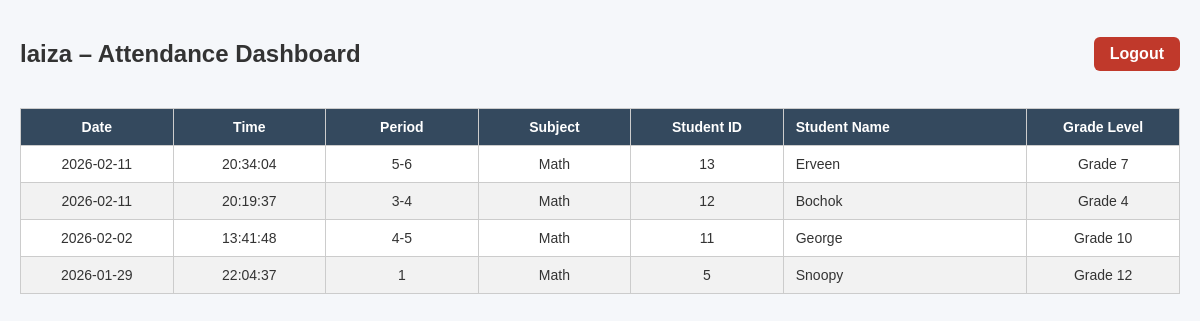
Page /dashboard (signed in) on the committed database.
### tables this page shows
CREATE TABLE "attendance_log" (
	"attendance_id"	TEXT UNIQUE,
	"student_id"	INTEGER,
	"teacher_id"	TEXT,
	"class_date"	INTEGER,
	"class_time"	INTEGER,
	"class_period"	TEXT,
	"class_subject"	TEXT,
	"grade_level"	TEXT
);

CREATE TABLE "students" (
	"student_id"	TEXT,
	"full_name"	TEXT
, "grade_level"	TEXT);

### web_dashboard/app.py (the view)
@app.route("/dashboard")
def dashboard():
    if session.get("role") != "Teacher":
        return redirect(url_for("index"))
    teacher_id = session.get("teacher_id")
    records = read_attendance_by_teacher(teacher_id)
    return render_template(
        "dashboard.html",
        records=records,
        teacher=session.get("username")
    )

### web_dashboard/app.py (called while the page is built)
def get_db_connection():
    conn = sqlite3.connect(DB_PATH)
    conn.row_factory = sqlite3.Row
    return conn

def read_attendance_by_teacher(teacher_id):
    conn = get_db_connection()
    cur = conn.cursor()
    cur.execute("""
        SELECT
            a.class_date,
            a.class_time,
            a.class_period,
            a.class_subject,
            s.student_id,
            s.full_name,
            s.grade_level
        FROM attendance_log a
        JOIN students s ON a.student_id = s.student_id
        WHERE a.teacher_id = ?
        ORDER BY a.class_date DESC, a.class_time DESC
    """, (teacher_id,))
    records = cur.fetchall()
    conn.close()
    return records

### web_dashboard/templates/dashboard.html (shortened to what this page needs)
<!DOCTYPE html>
<html lang="en">
<head>
    <link rel="stylesheet" href="{{ url_for('static', filename='styles.css') }}">
</head>
<body>
<div class="dashboard-header">
    <h2>{{ teacher }} – Attendance Dashboard</h2>
    <a class="logout-btn" href="{{ url_for('logout') }}">Logout</a>
</div>
<table>
    <thead>
        <tr>
            <th>Date</th>
            <th>Time</th>
            <th>Period</th>
            <th>Subject</th>
            <th>Student ID</th>
            <th>Student Name</th>
            <th>Grade Level</th>
        </tr>
    </thead>
<tbody>
    {% for record in records %}
    <tr>
        <td>{{ record.class_date }}</td>
        <td>{{ record.class_time }}</td>
        <td>{{ record.class_period }}</td>
        <td>{{ record.class_subject }}</td>
        <td>{{ record.student_id }}</td>
        <td>{{ record.full_name }}</td>
        <td>{{ record.grade_level }}</td>
    </tr>
    {% endfor %}
</tbody>
</table>
</body>
</html>

### web_dashboard/static/styles.css (style rules this page uses)
body { font-family: Arial, Helvetica, sans-serif; background-color: #f5f7fa; margin: 0; padding: 20px; color: #333; }
h2 { text-align: center; margin-bottom: 20px; }
table { width: 100%; border-collapse: collapse; background-color: #ffffff; font-size: 14px; table-layout: fixed; }
th, td { border: 1px solid #ccc; padding: 10px; text-align: center; vertical-align: middle; word-wrap: break-word; overflow-wrap: break-word; }
th:nth-child(1), td:nth-child(1), th:nth-child(2), td:nth-child(2), th:nth-child(3), td:nth-child(3), th:nth-child(4), td:nth-child(4), th:nth-child(5), td:nth-child(5), th:nth-child(7), td:nth-child(7) { width: 15%; }
th:nth-child(6), td:nth-child(6) { width: 25%; text-align: left; padding-left: 12px; }
thead { background-color: #34495e; color: white; }
tbody tr:nth-child(even) { background-color: #f2f2f2; }
.dashboard-header { display: flex; justify-content: space-between; align-items: center; margin-bottom: 20px; }
.logout-btn { padding: 8px 14px; background-color: #e74c3c; color: white; text-decoration: none; border-radius: 5px; font-weight: bold; }
.logout-btn { padding: 8px 16px; background-color: #c0392b; color: white; text-decoration: none; border-radius: 6px; font-weight: bold; }
th:nth-child(7), td:nth-child(7) { width: 15%; }

### rows in the picture
attendance_log: class_date "2026-02-11", class_time "20:34:04", class_period "5-6", class_subject "Math", student_id "13", full_name "Erveen", grade_level "Grade 7"
attendance_log: class_date "2026-02-11", class_time "20:19:37", class_period "3-4", class_subject "Math", student_id "12", full_name "Bochok", grade_level "Grade 4"
attendance_log: class_date "2026-02-02", class_time "13:41:48", class_period "4-5", class_subject "Math", student_id "11", full_name "George", grade_level "Grade 10"
attendance_log: class_date "2026-01-29", class_time "22:04:37", class_period "1", class_subject "Math", student_id "5", full_name "Snoopy", grade_level "Grade 12"

### other values in the picture
{{ teacher }} "laiza"
